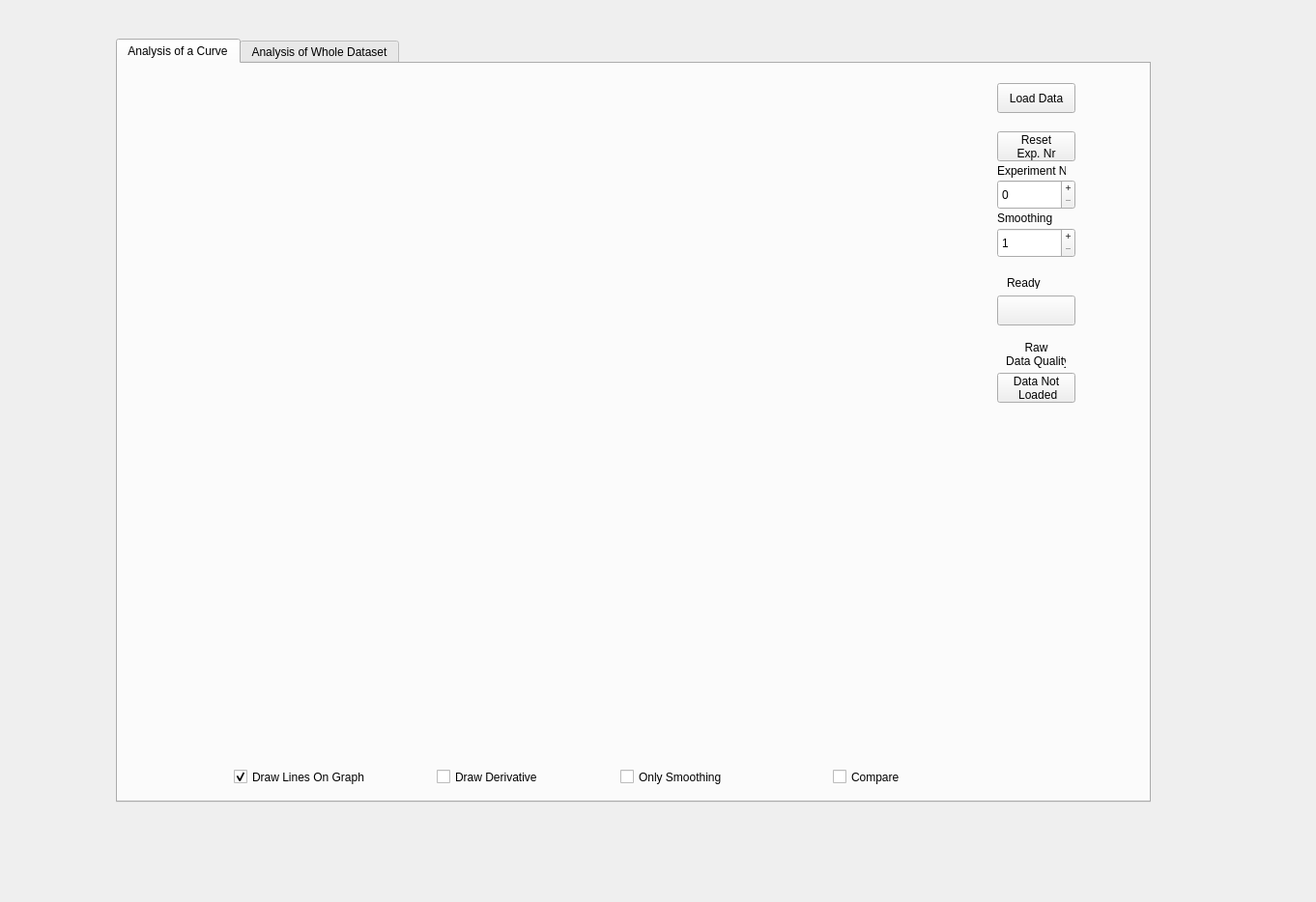
<?xml version="1.0" encoding="UTF-8"?>
<ui version="4.0">
 <class>lado</class>
 <widget class="QWidget" name="lado">
  <property name="geometry">
   <rect>
    <x>0</x>
    <y>0</y>
    <width>1362</width>
    <height>934</height>
   </rect>
  </property>
  <property name="windowTitle">
   <string>Form</string>
  </property>
  <widget class="QTabWidget" name="TabWidget">
   <property name="geometry">
    <rect>
     <x>120</x>
     <y>40</y>
     <width>1071</width>
     <height>791</height>
    </rect>
   </property>
   <property name="autoFillBackground">
    <bool>false</bool>
   </property>
   <property name="currentIndex">
    <number>0</number>
   </property>
   <widget class="QWidget" name="SingleDataTab">
    <attribute name="title">
     <string>Analysis of a Curve</string>
    </attribute>
    <widget class="QPushButton" name="LoadData">
     <property name="geometry">
      <rect>
       <x>910</x>
       <y>20</y>
       <width>81</width>
       <height>31</height>
      </rect>
     </property>
     <property name="text">
      <string>Load Data</string>
     </property>
    </widget>
    <widget class="QPushButton" name="ResetExpNr">
     <property name="geometry">
      <rect>
       <x>910</x>
       <y>70</y>
       <width>81</width>
       <height>31</height>
      </rect>
     </property>
     <property name="text">
      <string>Reset 
Exp. Nr</string>
     </property>
    </widget>
    <widget class="QSpinBox" name="ExperimentNumber">
     <property name="geometry">
      <rect>
       <x>910</x>
       <y>120</y>
       <width>81</width>
       <height>31</height>
      </rect>
     </property>
     <property name="whatsThis">
      <string/>
     </property>
     <property name="buttonSymbols">
      <enum>QAbstractSpinBox::PlusMinus</enum>
     </property>
     <property name="accelerated">
      <bool>true</bool>
     </property>
     <property name="value">
      <number>0</number>
     </property>
    </widget>
    <widget class="QSpinBox" name="Smoothing">
     <property name="geometry">
      <rect>
       <x>910</x>
       <y>170</y>
       <width>81</width>
       <height>31</height>
      </rect>
     </property>
     <property name="whatsThis">
      <string/>
     </property>
     <property name="buttonSymbols">
      <enum>QAbstractSpinBox::PlusMinus</enum>
     </property>
     <property name="accelerated">
      <bool>true</bool>
     </property>
     <property name="minimum">
      <number>1</number>
     </property>
     <property name="maximum">
      <number>20</number>
     </property>
    </widget>
    <widget class="QCheckBox" name="OnlySmoothingCB">
     <property name="geometry">
      <rect>
       <x>520</x>
       <y>730</y>
       <width>111</width>
       <height>17</height>
      </rect>
     </property>
     <property name="text">
      <string>Only Smoothing</string>
     </property>
    </widget>
    <widget class="QCheckBox" name="CompareCB">
     <property name="geometry">
      <rect>
       <x>740</x>
       <y>730</y>
       <width>70</width>
       <height>17</height>
      </rect>
     </property>
     <property name="text">
      <string>Compare</string>
     </property>
    </widget>
    <widget class="QCheckBox" name="DrawLinesOnGraphCB">
     <property name="enabled">
      <bool>true</bool>
     </property>
     <property name="geometry">
      <rect>
       <x>120</x>
       <y>730</y>
       <width>141</width>
       <height>17</height>
      </rect>
     </property>
     <property name="text">
      <string>Draw Lines On Graph</string>
     </property>
     <property name="checked">
      <bool>true</bool>
     </property>
     <property name="tristate">
      <bool>false</bool>
     </property>
    </widget>
    <widget class="QLabel" name="label">
     <property name="geometry">
      <rect>
       <x>910</x>
       <y>90</y>
       <width>71</width>
       <height>41</height>
      </rect>
     </property>
     <property name="text">
      <string>Experiment Nr.</string>
     </property>
    </widget>
    <widget class="QLabel" name="lab">
     <property name="geometry">
      <rect>
       <x>910</x>
       <y>150</y>
       <width>71</width>
       <height>20</height>
      </rect>
     </property>
     <property name="text">
      <string>Smoothing</string>
     </property>
    </widget>
    <widget class="QLabel" name="Ready">
     <property name="geometry">
      <rect>
       <x>920</x>
       <y>220</y>
       <width>47</width>
       <height>13</height>
      </rect>
     </property>
     <property name="text">
      <string>Ready</string>
     </property>
    </widget>
    <widget class="QPushButton" name="ReadyArea">
     <property name="geometry">
      <rect>
       <x>910</x>
       <y>240</y>
       <width>81</width>
       <height>31</height>
      </rect>
     </property>
     <property name="toolTip">
      <string>Shows if Data is loaded</string>
     </property>
     <property name="text">
      <string/>
     </property>
    </widget>
    <widget class="QLabel" name="DataQ">
     <property name="geometry">
      <rect>
       <x>920</x>
       <y>280</y>
       <width>61</width>
       <height>41</height>
      </rect>
     </property>
     <property name="layoutDirection">
      <enum>Qt::RightToLeft</enum>
     </property>
     <property name="text">
      <string>Raw 
 Data Quality</string>
     </property>
     <property name="textFormat">
      <enum>Qt::PlainText</enum>
     </property>
     <property name="alignment">
      <set>Qt::AlignCenter</set>
     </property>
    </widget>
    <widget class="QPushButton" name="DataQualityButton">
     <property name="geometry">
      <rect>
       <x>910</x>
       <y>320</y>
       <width>81</width>
       <height>31</height>
      </rect>
     </property>
     <property name="toolTip">
      <string>Shows the Qualtiy of Loaded Data</string>
     </property>
     <property name="text">
      <string>Data Not
 Loaded</string>
     </property>
    </widget>
    <widget class="QCheckBox" name="DrawDerivativeCBA">
     <property name="geometry">
      <rect>
       <x>330</x>
       <y>730</y>
       <width>111</width>
       <height>17</height>
      </rect>
     </property>
     <property name="text">
      <string>Draw Derivative</string>
     </property>
    </widget>
   </widget>
   <widget class="QWidget" name="ManyDataTab">
    <attribute name="title">
     <string>Analysis of Whole Dataset</string>
    </attribute>
    <widget class="QPushButton" name="LoadDataB">
     <property name="geometry">
      <rect>
       <x>910</x>
       <y>20</y>
       <width>81</width>
       <height>31</height>
      </rect>
     </property>
     <property name="text">
      <string>Load Data</string>
     </property>
    </widget>
    <widget class="QLabel" name="label_3">
     <property name="geometry">
      <rect>
       <x>910</x>
       <y>150</y>
       <width>71</width>
       <height>41</height>
      </rect>
     </property>
     <property name="text">
      <string>Experiment Nr.</string>
     </property>
    </widget>
    <widget class="QSpinBox" name="ExperimentNumberB">
     <property name="geometry">
      <rect>
       <x>910</x>
       <y>130</y>
       <width>81</width>
       <height>31</height>
      </rect>
     </property>
     <property name="whatsThis">
      <string/>
     </property>
     <property name="buttonSymbols">
      <enum>QAbstractSpinBox::PlusMinus</enum>
     </property>
     <property name="accelerated">
      <bool>true</bool>
     </property>
     <property name="minimum">
      <number>0</number>
     </property>
     <property name="value">
      <number>0</number>
     </property>
    </widget>
    <widget class="QSpinBox" name="PlotDataNrSpinnerB">
     <property name="geometry">
      <rect>
       <x>910</x>
       <y>190</y>
       <width>81</width>
       <height>31</height>
      </rect>
     </property>
     <property name="whatsThis">
      <string/>
     </property>
     <property name="buttonSymbols">
      <enum>QAbstractSpinBox::PlusMinus</enum>
     </property>
     <property name="accelerated">
      <bool>true</bool>
     </property>
     <property name="minimum">
      <number>1</number>
     </property>
     <property name="value">
      <number>1</number>
     </property>
    </widget>
    <widget class="QLabel" name="P">
     <property name="geometry">
      <rect>
       <x>910</x>
       <y>210</y>
       <width>71</width>
       <height>41</height>
      </rect>
     </property>
     <property name="text">
      <string>Plot Data  Nr.</string>
     </property>
    </widget>
    <widget class="QSpinBox" name="SmoothingSpinnerB">
     <property name="geometry">
      <rect>
       <x>910</x>
       <y>310</y>
       <width>81</width>
       <height>31</height>
      </rect>
     </property>
     <property name="toolTip">
      <string>Changes smoothing of dataset. effect only seen in exported excel data</string>
     </property>
     <property name="whatsThis">
      <string/>
     </property>
     <property name="buttonSymbols">
      <enum>QAbstractSpinBox::PlusMinus</enum>
     </property>
     <property name="accelerated">
      <bool>true</bool>
     </property>
     <property name="minimum">
      <number>1</number>
     </property>
     <property name="maximum">
      <number>20</number>
     </property>
    </widget>
    <widget class="QLabel" name="S">
     <property name="geometry">
      <rect>
       <x>910</x>
       <y>330</y>
       <width>71</width>
       <height>41</height>
      </rect>
     </property>
     <property name="text">
      <string>Smoothing</string>
     </property>
    </widget>
    <widget class="QPushButton" name="ExportExcelB">
     <property name="geometry">
      <rect>
       <x>910</x>
       <y>70</y>
       <width>81</width>
       <height>31</height>
      </rect>
     </property>
     <property name="text">
      <string>Export Result
 to Excel</string>
     </property>
    </widget>
    <widget class="QLabel" name="ReadyB">
     <property name="geometry">
      <rect>
       <x>910</x>
       <y>540</y>
       <width>47</width>
       <height>13</height>
      </rect>
     </property>
     <property name="text">
      <string>Ready</string>
     </property>
     <property name="alignment">
      <set>Qt::AlignCenter</set>
     </property>
    </widget>
    <widget class="QPushButton" name="ReadyAreaB">
     <property name="geometry">
      <rect>
       <x>910</x>
       <y>560</y>
       <width>81</width>
       <height>31</height>
      </rect>
     </property>
     <property name="text">
      <string/>
     </property>
    </widget>
    <widget class="QGroupBox" name="DataAnalysisGroup">
     <property name="geometry">
      <rect>
       <x>910</x>
       <y>440</y>
       <width>120</width>
       <height>80</height>
      </rect>
     </property>
     <property name="title">
      <string>Data Analysis Method</string>
     </property>
     <widget class="QCheckBox" name="UseTimeStampCB">
      <property name="geometry">
       <rect>
        <x>10</x>
        <y>20</y>
        <width>111</width>
        <height>17</height>
       </rect>
      </property>
      <property name="text">
       <string>Use Time Stamp</string>
      </property>
      <property name="checked">
       <bool>true</bool>
      </property>
     </widget>
     <widget class="QCheckBox" name="UseDerivativeCB">
      <property name="geometry">
       <rect>
        <x>10</x>
        <y>40</y>
        <width>91</width>
        <height>31</height>
       </rect>
      </property>
      <property name="text">
       <string>Use Derivative
(Default)</string>
      </property>
      <property name="checked">
       <bool>false</bool>
      </property>
     </widget>
    </widget>
    <widget class="QWidget" name="layoutWidget">
     <property name="geometry">
      <rect>
       <x>50</x>
       <y>730</y>
       <width>861</width>
       <height>19</height>
      </rect>
     </property>
     <layout class="QHBoxLayout" name="horizontalLayout">
      <item>
       <widget class="QCheckBox" name="SensitivityBCB">
        <property name="text">
         <string>Sensitivity</string>
        </property>
       </widget>
      </item>
      <item>
       <widget class="QCheckBox" name="BaselineBCB">
        <property name="text">
         <string>Baseline</string>
        </property>
       </widget>
      </item>
      <item>
       <widget class="QCheckBox" name="IStableBCB">
        <property name="text">
         <string>I Stable</string>
        </property>
       </widget>
      </item>
      <item>
       <widget class="QCheckBox" name="I90BCB">
        <property name="text">
         <string>I90</string>
        </property>
       </widget>
      </item>
      <item>
       <widget class="QCheckBox" name="T90BCB">
        <property name="text">
         <string>T90</string>
        </property>
       </widget>
      </item>
      <item>
       <widget class="QCheckBox" name="F90BCB">
        <property name="text">
         <string>F90</string>
        </property>
       </widget>
      </item>
      <item>
       <widget class="QCheckBox" name="AutoExportBCB">
        <property name="text">
         <string>Auto Export</string>
        </property>
       </widget>
      </item>
     </layout>
    </widget>
   </widget>
  </widget>
 </widget>
 <resources/>
 <connections/>
</ui>
